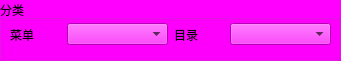
   <widget class="QGroupBox" name="groupBox_7">
    <property name="geometry">
     <rect>
      <x>10</x>
      <y>350</y>
      <width>341</width>
      <height>61</height>
     </rect>
    </property>
    <property name="palette">
     <palette>
      <active>
       <colorrole role="WindowText">
        <brush brushstyle="SolidPattern">
         <color alpha="255">
          <red>0</red>
          <green>0</green>
          <blue>0</blue>
         </color>
        </brush>
       </colorrole>
       <colorrole role="Button">
        <brush brushstyle="SolidPattern">
         <color alpha="255">
          <red>255</red>
          <green>0</green>
          <blue>255</blue>
         </color>
        </brush>
       </colorrole>
       <colorrole role="Light">
        <brush brushstyle="SolidPattern">
         <color alpha="255">
          <red>255</red>
          <green>127</green>
          <blue>255</blue>
         </color>
        </brush>
       </colorrole>
       <colorrole role="Midlight">
        <brush brushstyle="SolidPattern">
         <color alpha="255">
          <red>255</red>
          <green>63</green>
          <blue>255</blue>
         </color>
        </brush>
       </colorrole>
       <colorrole role="Dark">
        <brush brushstyle="SolidPattern">
         <color alpha="255">
          <red>127</red>
          <green>0</green>
          <blue>127</blue>
         </color>
        </brush>
       </colorrole>
       <colorrole role="Mid">
        <brush brushstyle="SolidPattern">
         <color alpha="255">
          <red>170</red>
          <green>0</green>
          <blue>170</blue>
         </color>
        </brush>
       </colorrole>
       <colorrole role="Text">
        <brush brushstyle="SolidPattern">
         <color alpha="255">
          <red>0</red>
          <green>0</green>
          <blue>0</blue>
         </color>
        </brush>
       </colorrole>
       <colorrole role="BrightText">
        <brush brushstyle="SolidPattern">
         <color alpha="255">
          <red>255</red>
          <green>255</green>
          <blue>255</blue>
         </color>
        </brush>
       </colorrole>
       <colorrole role="ButtonText">
        <brush brushstyle="SolidPattern">
         <color alpha="255">
          <red>0</red>
          <green>0</green>
          <blue>0</blue>
         </color>
        </brush>
       </colorrole>
       <colorrole role="Base">
        <brush brushstyle="SolidPattern">
         <color alpha="255">
          <red>255</red>
          <green>255</green>
          <blue>255</blue>
         </color>
        </brush>
       </colorrole>
       <colorrole role="Window">
        <brush brushstyle="SolidPattern">
         <color alpha="255">
          <red>255</red>
          <green>0</green>
          <blue>255</blue>
         </color>
        </brush>
       </colorrole>
       <colorrole role="Shadow">
        <brush brushstyle="SolidPattern">
         <color alpha="255">
          <red>0</red>
          <green>0</green>
          <blue>0</blue>
         </color>
        </brush>
       </colorrole>
       <colorrole role="AlternateBase">
        <brush brushstyle="SolidPattern">
         <color alpha="255">
          <red>255</red>
          <green>127</green>
          <blue>255</blue>
         </color>
        </brush>
       </colorrole>
       <colorrole role="ToolTipBase">
        <brush brushstyle="SolidPattern">
         <color alpha="255">
          <red>255</red>
          <green>255</green>
          <blue>220</blue>
         </color>
        </brush>
       </colorrole>
       <colorrole role="ToolTipText">
        <brush brushstyle="SolidPattern">
         <color alpha="255">
          <red>0</red>
          <green>0</green>
          <blue>0</blue>
         </color>
        </brush>
       </colorrole>
      </active>
      <inactive>
       <colorrole role="WindowText">
        <brush brushstyle="SolidPattern">
         <color alpha="255">
          <red>0</red>
          <green>0</green>
          <blue>0</blue>
         </color>
        </brush>
       </colorrole>
       <colorrole role="Button">
        <brush brushstyle="SolidPattern">
         <color alpha="255">
          <red>255</red>
          <green>0</green>
          <blue>255</blue>
         </color>
        </brush>
       </colorrole>
       <colorrole role="Light">
        <brush brushstyle="SolidPattern">
         <color alpha="255">
          <red>255</red>
          <green>127</green>
          <blue>255</blue>
         </color>
        </brush>
       </colorrole>
       <colorrole role="Midlight">
        <brush brushstyle="SolidPattern">
         <color alpha="255">
          <red>255</red>
          <green>63</green>
          <blue>255</blue>
         </color>
        </brush>
       </colorrole>
       <colorrole role="Dark">
        <brush brushstyle="SolidPattern">
         <color alpha="255">
          <red>127</red>
          <green>0</green>
          <blue>127</blue>
         </color>
        </brush>
       </colorrole>
       <colorrole role="Mid">
        <brush brushstyle="SolidPattern">
         <color alpha="255">
          <red>170</red>
          <green>0</green>
          <blue>170</blue>
         </color>
        </brush>
       </colorrole>
       <colorrole role="Text">
        <brush brushstyle="SolidPattern">
         <color alpha="255">
          <red>0</red>
          <green>0</green>
          <blue>0</blue>
         </color>
        </brush>
       </colorrole>
       <colorrole role="BrightText">
        <brush brushstyle="SolidPattern">
         <color alpha="255">
          <red>255</red>
          <green>255</green>
          <blue>255</blue>
         </color>
        </brush>
       </colorrole>
       <colorrole role="ButtonText">
        <brush brushstyle="SolidPattern">
         <color alpha="255">
          <red>0</red>
          <green>0</green>
          <blue>0</blue>
         </color>
        </brush>
       </colorrole>
       <colorrole role="Base">
        <brush brushstyle="SolidPattern">
         <color alpha="255">
          <red>255</red>
          <green>255</green>
          <blue>255</blue>
         </color>
        </brush>
       </colorrole>
       <colorrole role="Window">
        <brush brushstyle="SolidPattern">
         <color alpha="255">
          <red>255</red>
          <green>0</green>
          <blue>255</blue>
         </color>
        </brush>
       </colorrole>
       <colorrole role="Shadow">
        <brush brushstyle="SolidPattern">
         <color alpha="255">
          <red>0</red>
          <green>0</green>
          <blue>0</blue>
         </color>
        </brush>
       </colorrole>
       <colorrole role="AlternateBase">
        <brush brushstyle="SolidPattern">
         <color alpha="255">
          <red>255</red>
          <green>127</green>
          <blue>255</blue>
         </color>
        </brush>
       </colorrole>
       <colorrole role="ToolTipBase">
        <brush brushstyle="SolidPattern">
         <color alpha="255">
          <red>255</red>
          <green>255</green>
          <blue>220</blue>
         </color>
        </brush>
       </colorrole>
       <colorrole role="ToolTipText">
        <brush brushstyle="SolidPattern">
         <color alpha="255">
          <red>0</red>
          <green>0</green>
          <blue>0</blue>
         </color>
        </brush>
       </colorrole>
      </inactive>
      <disabled>
       <colorrole role="WindowText">
        <brush brushstyle="SolidPattern">
         <color alpha="255">
          <red>127</red>
          <green>0</green>
          <blue>127</blue>
         </color>
        </brush>
       </colorrole>
       <colorrole role="Button">
        <brush brushstyle="SolidPattern">
         <color alpha="255">
          <red>255</red>
          <green>0</green>
          <blue>255</blue>
         </color>
        </brush>
       </colorrole>
       <colorrole role="Light">
        <brush brushstyle="SolidPattern">
         <color alpha="255">
          <red>255</red>
          <green>127</green>
          <blue>255</blue>
         </color>
        </brush>
       </colorrole>
       <colorrole role="Midlight">
        <brush brushstyle="SolidPattern">
         <color alpha="255">
          <red>255</red>
          <green>63</green>
          <blue>255</blue>
         </color>
        </brush>
       </colorrole>
       <colorrole role="Dark">
        <brush brushstyle="SolidPattern">
         <color alpha="255">
          <red>127</red>
          <green>0</green>
          <blue>127</blue>
         </color>
        </brush>
       </colorrole>
       <colorrole role="Mid">
        <brush brushstyle="SolidPattern">
         <color alpha="255">
          <red>170</red>
          <green>0</green>
          <blue>170</blue>
         </color>
        </brush>
       </colorrole>
       <colorrole role="Text">
        <brush brushstyle="SolidPattern">
         <color alpha="255">
          <red>127</red>
          <green>0</green>
          <blue>127</blue>
         </color>
        </brush>
       </colorrole>
       <colorrole role="BrightText">
        <brush brushstyle="SolidPattern">
         <color alpha="255">
          <red>255</red>
          <green>255</green>
          <blue>255</blue>
         </color>
        </brush>
       </colorrole>
       <colorrole role="ButtonText">
        <brush brushstyle="SolidPattern">
         <color alpha="255">
          <red>127</red>
          <green>0</green>
          <blue>127</blue>
         </color>
        </brush>
       </colorrole>
       <colorrole role="Base">
        <brush brushstyle="SolidPattern">
         <color alpha="255">
          <red>255</red>
          <green>0</green>
          <blue>255</blue>
         </color>
        </brush>
       </colorrole>
       <colorrole role="Window">
        <brush brushstyle="SolidPattern">
         <color alpha="255">
          <red>255</red>
          <green>0</green>
          <blue>255</blue>
         </color>
        </brush>
       </colorrole>
       <colorrole role="Shadow">
        <brush brushstyle="SolidPattern">
         <color alpha="255">
          <red>0</red>
          <green>0</green>
          <blue>0</blue>
         </color>
        </brush>
       </colorrole>
       <colorrole role="AlternateBase">
        <brush brushstyle="SolidPattern">
         <color alpha="255">
          <red>255</red>
          <green>0</green>
          <blue>255</blue>
         </color>
        </brush>
       </colorrole>
       <colorrole role="ToolTipBase">
        <brush brushstyle="SolidPattern">
         <color alpha="255">
          <red>255</red>
          <green>255</green>
          <blue>220</blue>
         </color>
        </brush>
       </colorrole>
       <colorrole role="ToolTipText">
        <brush brushstyle="SolidPattern">
         <color alpha="255">
          <red>0</red>
          <green>0</green>
          <blue>0</blue>
         </color>
        </brush>
       </colorrole>
      </disabled>
     </palette>
    </property>
    <property name="title">
     <string>分类</string>
    </property>
    <widget class="QWidget" name="horizontalLayoutWidget">
     <property name="geometry">
      <rect>
       <x>10</x>
       <y>20</y>
       <width>321</width>
       <height>29</height>
      </rect>
     </property>
     <layout class="QHBoxLayout" name="horizontalLayout_2" stretch="1,2,1,2">
      <item>
       <widget class="QLabel" name="label_10">
        <property name="text">
         <string>菜单</string>
        </property>
       </widget>
      </item>
      <item>
       <widget class="QComboBox" name="CoB_menu">
        <item>
         <property name="text">
          <string/>
         </property>
        </item>
       </widget>
      </item>
      <item>
       <widget class="QLabel" name="label_9">
        <property name="text">
         <string>目录</string>
        </property>
       </widget>
      </item>
      <item>
       <widget class="QComboBox" name="CoB_category">
        <property name="currentIndex">
         <number>0</number>
        </property>
        <item>
         <property name="text">
          <string/>
         </property>
        </item>
       </widget>
      </item>
     </layout>
    </widget>
   </widget>
